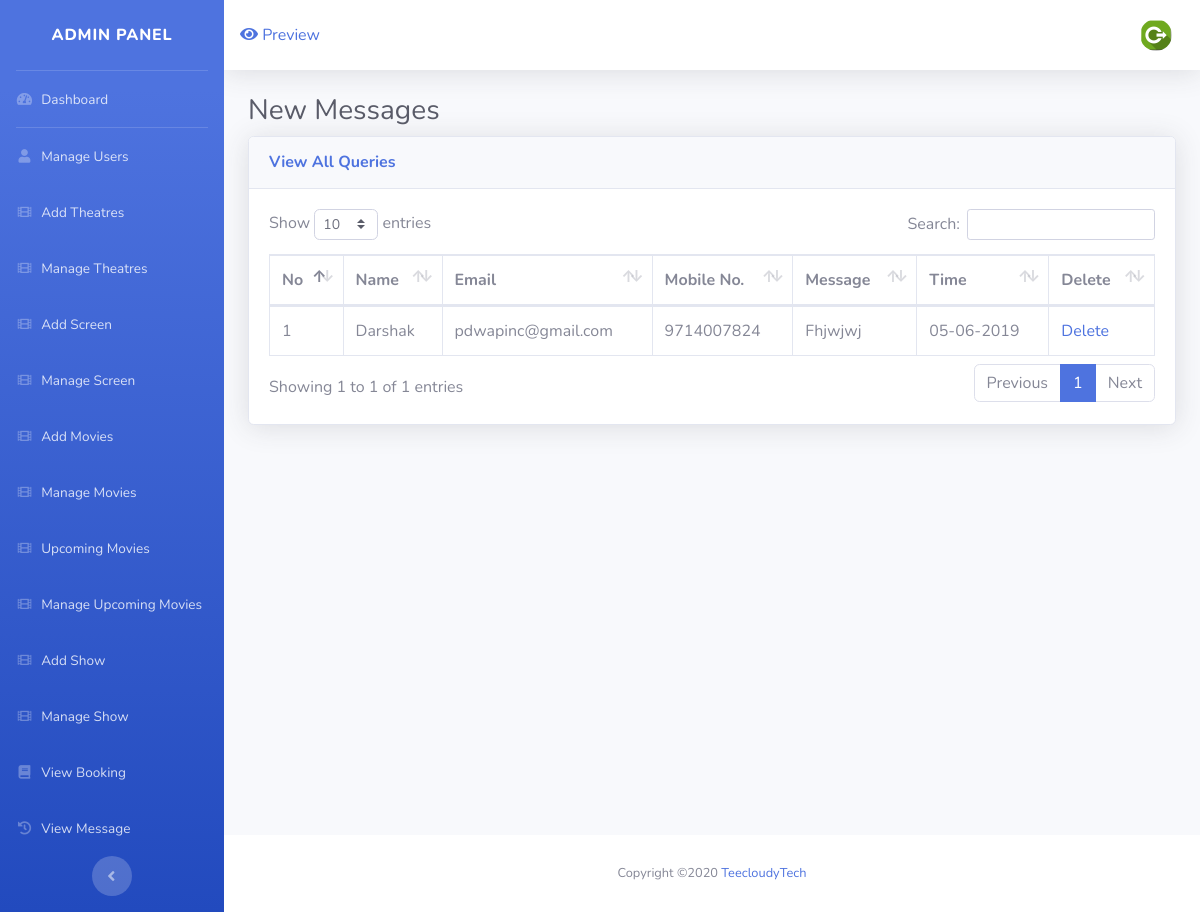
Screenshot of /admin/contact_manage.php with the database file from the repository.
### tables this page shows
CREATE TABLE `contact` (
  `co_id` int(4) NOT NULL,
  `co_nm` varchar(20) NOT NULL,
  `co_mno` varchar(12) NOT NULL,
  `co_email` varchar(50) NOT NULL,
  `co_msg` longtext NOT NULL,
  `co_time` bigint(40) NOT NULL
);

### admin/contact_manage.php (the view, shortened to what this page needs)
<?php
	include("include/header.php");
	include("../include/config.php");
?>
<div class="container-fluid">
  <h1 class="h3 mb-2 text-gray-800">New Messages</h1>
  <div class="card shadow mb-4">
	<div class="card-header py-3">
	  <h6 class="m-0 font-weight-bold text-primary">View All Queries</h6>
	</div>
	<div class="card-body">
		<div class="table-responsive">
                <table class="table table-bordered" id="dataTable" width="100%" cellspacing="0">
<thead>
                    <tr>
                      <th>No</th>
                      <th>Name</th>
                      <th>Email</th>
                      <th>Mobile No.</th>
                      <th>Message</th>
                      <th>Time</th>
                      <th>Delete</th>
                    </tr>
                  </thead>
                  <tbody>
          <?php
  $sq=mysqli_query($con,"select * from contact");
  $co=1;
while($row=mysqli_fetch_assoc($sq))
              {
       $tt=date('d-m-Y',$row['co_time']);
                 echo'<tr>';
               echo'<td>'.$co.'</td>';
               echo'<td>'.$row['co_nm'].'</td>';
               echo'<td>'.$row['co_email'].'</td>';
               echo'<td>'.$row['co_mno'].'</td>';
               echo'<td>'.$row['co_msg'].'</td>';
               echo'<td>'.$tt.'</td>';
             echo'<td><a href="contact_delete.php?id='.$row['co_id'].' ">Delete</a></td>';
             $co++;
             }
             ?>
                    </tr>
                  </tbody>
                </table>
              </div>
	</div>
  </div>
</div>
<?php
	include("include/footer.php");
?>

### rows the page displays
contact: co_nm "Darshak", co_email "pdwapinc@gmail.com", co_mno "9714007824", co_msg "Fhjwjwj", co_time "05-06-2019"
